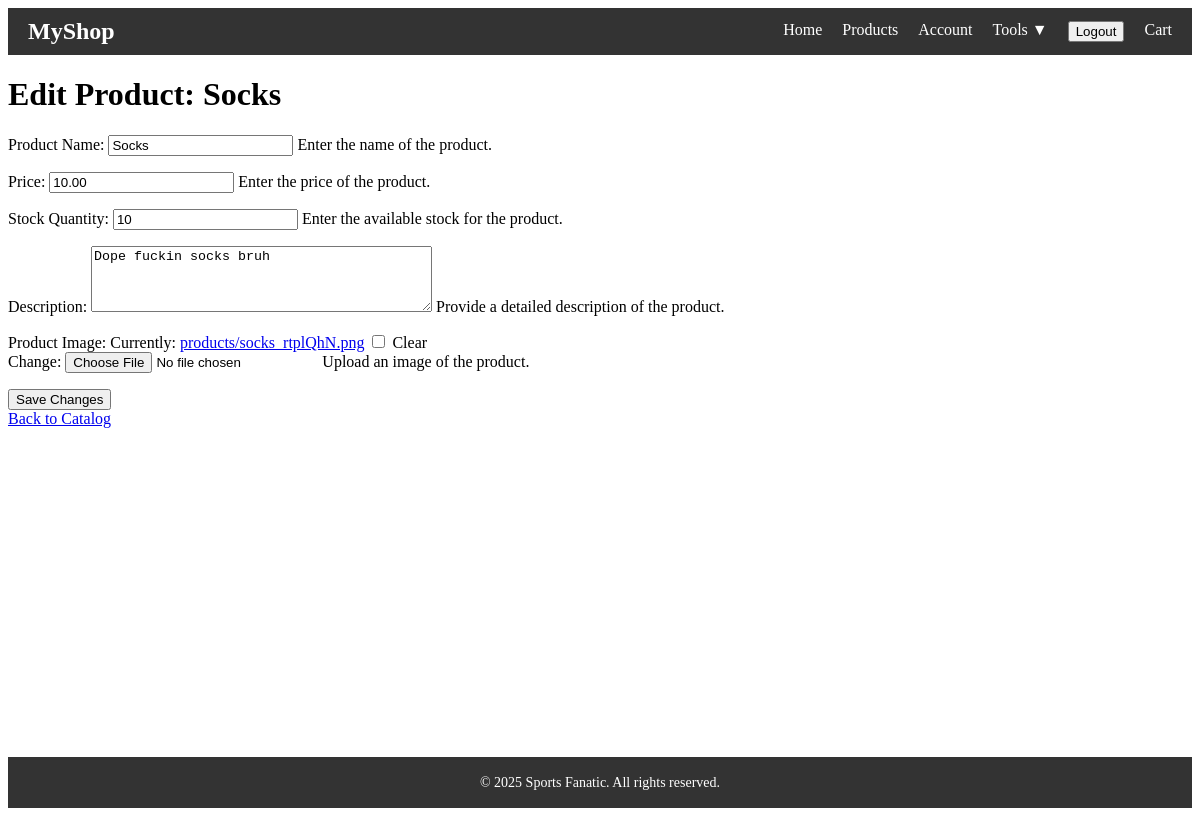
The app's page /catalog/edit/1/ (signed in) with its own data.
### store/models.py (models this page shows, shortened)
class Product(models.Model):
    name = models.CharField(max_length=255)
    price = models.DecimalField(max_digits=10, decimal_places=2)
    stock = models.PositiveIntegerField(default=10)
    image = models.ImageField(upload_to='products/', blank=True, null=True)
    description = models.TextField(blank=True)

### store/views.py (the view)
# urls.py: path('catalog/edit/<int:product_id>/', views.edit_product, name='edit_product'),
@login_required
def edit_product(request, product_id):
    product = get_object_or_404(Product, id=product_id)
    if request.method == 'POST':
        form = ProductForm(request.POST, request.FILES, instance=product)
        if form.is_valid():
            form.save()
            return redirect('catalog_tool')
    else:
        form = ProductForm(instance=product)
    return render(request, 'store/edit_product.html', {'form': form, 'product': product})

### store/templates/store/edit_product.html (shortened to what this page needs)
{% extends 'store/base.html' %}
{% block content %}
<h1>Edit Product: {{ product.name }}</h1>
<form method="post" enctype="multipart/form-data">
    {{ form.as_p }}
    <button type="submit">Save Changes</button>
</form>
<a href="{% url 'product_list' %}">Back to Catalog</a>
{% endblock %}

### store/static/store/base.css (style rules this page uses)
body { display: flex; flex-direction: column; min-height: 100vh; }

### records on screen
Product: name "Socks", price "10.00", stock "10", description "Dope fuckin socks bruh"
